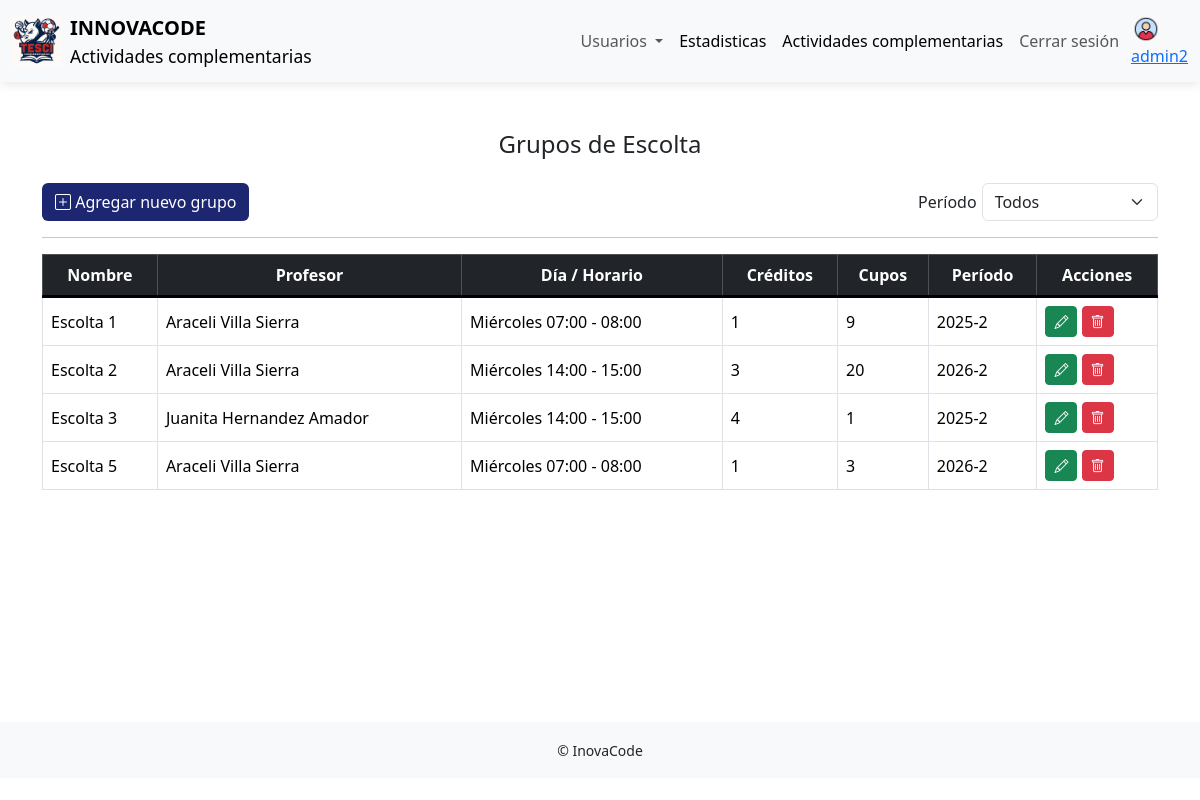
The page /inovacode/administrador/ver-complementarias.php?ID=29&Nombre=Escolta (signed in) on the database its author committed.
### tables this page shows
CREATE TABLE `complementarias` (
  `id_complementaria` int(11) NOT NULL,
  `nombre` varchar(200) NOT NULL,
  `descripcion` varchar(500) NOT NULL,
  `imagen` varchar(500) NOT NULL
);

CREATE TABLE `grupos` (
  `id_grupo` int(11) NOT NULL,
  `id_complementaria` int(11) NOT NULL,
  `nombre` varchar(255) NOT NULL,
  `cupos_disponibles` int(11) NOT NULL,
  `creditos` int(11) NOT NULL,
  `id_profesor` int(11) DEFAULT NULL,
  `id_periodo` int(11) NOT NULL,
  `id_estado` int(11) NOT NULL
);

CREATE TABLE `periodo` (
  `id_periodo` int(11) NOT NULL,
  `periodo` varchar(10) NOT NULL
);

### inovacode/php/peticiones/peticiones-ver-complementarias.php (called while the page is built, shortened)
<?php
function obtener_complementaria($id_complementaria)
{
    $id = $id_complementaria;
    $C = conectar();
    $sql = "SELECT nombre, id_complementaria FROM complementarias WHERE id_complementaria = $id";
    $resultado = $C->query($sql);
    return $resultado;
}

### inovacode/php/crud-grupos/ver-grupos.php (called while the page is built, shortened)
<?php
function consultar_grupos($id_complementaria)
{
    $C = conectar();
    $id=$id_complementaria;
    $consulta = "
        SELECT
            grupos.id_grupo AS id_grupo,
            grupos.nombre AS nombre_grupo,
            profesores.id_profesor,
            profesores.nombre AS nombre_profesor,
            profesores.apellido_paterno,
            profesores.apellido_materno,
            grupos.cupos_disponibles,
            grupos.creditos,
            dia.dia,
            horarios.id_horario,
            horarios.hora_inicio,
            horarios.hora_fin,
            periodo.id_periodo,
            periodo.periodo
        FROM grupos
        LEFT JOIN profesores
            ON grupos.id_profesor = profesores.id_profesor
        LEFT JOIN periodo
        	ON grupos.id_periodo =periodo.id_periodo
        LEFT JOIN horarios
            ON grupos.id_grupo = horarios.id_grupo
        LEFT JOIN dia
            ON horarios.id_dia = dia.id_dia
        WHERE id_complementaria = $id
        ORDER BY grupos.id_grupo
    ";
    $res = $C->query($consulta);
    return $res;
}

### inovacode/administrador/ver-complementarias.php (the view, shortened to what this page needs)
<?php
$usuario = $_SESSION['admin_usuario'];
?>
<!DOCTYPE html>
<html lang="es">
<head>
    <link href="https://cdn.jsdelivr.net/npm/bootstrap@5.3.8/dist/css/bootstrap.min.css" rel="stylesheet">
    <link href="https://cdn.jsdelivr.net/npm/bootstrap-icons@1.13.1/font/bootstrap-icons.min.css" rel="stylesheet">
    <link rel="stylesheet" href="../css/estilos.css">
</head>
<body>
    <nav class="navbar navbar-expand-lg bg-body-tertiary ">
        <div class="container-fluid">
            <a class="navbar-brand d-flex align-items-center">
                <img src="../img/logo.jpeg" alt="Logo" width="50" height="50"
                    class="d-inline-block align-text-top me-2">
                <div class="d-flex flex-column">
                    <span class="fw-bold">INNOVACODE</span>
                    <small>Actividades complementarias</small>
                </div>
            </a>
            <div class="collapse navbar-collapse " id="navbarNav">
                <ul class="navbar-nav ms-auto me-1 ">
                    <li class="nav-item dropdown">
                        <a class="nav-link dropdown-toggle" href="#" role="button" data-bs-toggle="dropdown"
                            aria-expanded="false">
                            Usuarios
                        </a>
                    </li>
                    <li class="nav-item">
                        <a class="nav-link active" aria-current="page" href="#">Estadisticas</a>
                    </li>
                    <li class="nav-item">
                        <a class="nav-link active" aria-current="page" href="menu-administrador.php">Actividades
                            complementarias</a>
                    </li>
                    <li class="nav-item">
                        <a class="nav-link" href="../php/login/cerrar-sesion.php">Cerrar sesión</a>
                    </li>
                </ul>
                <a class=" d-flex flex-column p-0 " aria-disabled="true"><img src="../img/perfil.png" alt="Logo"
                        width="30" height="30" class="d-inline-block align-text-end d-none d-md-block"><?php echo $usuario; ?></a>
            </div>
        </div>
    </nav>
    <div class="container mt-5">
        <?php
        require "../php/peticiones/peticiones-ver-complementarias.php";
        $complementarias = obtener_complementaria($id);
        $p = $complementarias->fetch_assoc();
        ?>
        <div class="">
            <h4 class="text-center mb-4">Grupos de <?= $p['nombre']; ?></h4>
            <div class="acciones">
                <button class="btn btn-custom" data-bs-toggle="modal"
                    data-bs-target="#modalNuevoGrupo">
                    <i class="bi bi-plus-square"></i> Agregar nuevo grupo
                </button>
                <div class="filtro-periodo d-flex ">
                    <div>
                        <label for="periodo_filtro">Período</label>
                    </div>
                    <select name="periodo_filtro" id="periodo_filtro"
                        class="form-select"
                        onchange="recargar_tabla(this.value, <?php echo $id ?>)"
                        <?php
                        if (isset($_GET['periodo'])) {
                        ?>
                        data-periodo-seleccionado="<?php echo $_GET['periodo'] ?>">
                    <?php } else {
                    ?>
                        data-periodo-seleccionado="0">
                    <?php } ?>
                    <option value="0" id="option_periodo0">Todos</option>
                    </select>
                </div>
            </div>
            <hr>
            <?php
            require("../php/crud-grupos/ver-grupos.php");
            if (isset($_GET['periodo'])) {
                $resultado = consultar_grupos_con_periodo($id, $_GET['periodo']);
            } else {
                $resultado = consultar_grupos($_GET['ID']);
            }
            $grupos = [];
            while ($fila = $resultado->fetch_assoc()) {
                $id_grupo = $fila['id_grupo'];
                if (!isset($grupos[$id])) {
                    $grupos[$id_grupo] = [
                        'id_grupo' => $fila['id_grupo'],
                        'nombre_grupo' => $fila['nombre_grupo'],
                        'id_profesor' => $fila['id_profesor'],
                        'profesor' => $fila['nombre_profesor'] . ' ' .
                            $fila['apellido_paterno'] . ' ' .
                            $fila['apellido_materno'],
                        'cupos' => $fila['cupos_disponibles'],
                        'creditos' => $fila['creditos'],
                        'id_periodo' => $fila['id_periodo'],
                        'periodo' => $fila['periodo'],
                        'horarios' => []
                    ];
                }
                $grupos[$id_grupo]['horarios'][] =
                    $fila['dia'] . ' ' .
                    $fila['hora_inicio'] . ' - ' .
                    $fila['hora_fin'];
            }
            ?>
            <table class="table table-bordered mt-3">
                <thead class="table-dark">
                    <tr>
                        <th>Nombre</th>
                        <th>Profesor</th>
                        <th>Día / Horario</th>
                        <th>Créditos</th>
                        <th>Cupos</th>
                        <th>Período</th>
                        <th>Acciones</th>
                    </tr>
                </thead>
                <tbody>
                    <?php foreach ($grupos as $g) { ?>
                        <tr>
                            <td><?= $g['nombre_grupo']; ?></td>
                            <td><?= $g['profesor']; ?></td>
                            <td>
                                <?php foreach ($g['horarios'] as $h) { ?>
                                    <?= $h ?><br>
                                <?php } ?>
                            </td>
                            <td><?= $g['creditos']; ?></td>
                            <td><?= $g['cupos']; ?></td>
                            <td><?= $g['periodo']; ?></td>
                            <td>
                                <button
                                    class="btn btn-success btn-sm"
                                    data-bs-toggle="modal"
                                    data-bs-target="#modalEditarGrupo"
                                    data-id-grupo="<?= $g['id_grupo'] ?>"
                                    data-nombre="<?= $g['nombre_grupo'] ?>"
                                    data-profesor="<?= $g['id_profesor'] ?>"
                                    data-creditos="<?= $g['creditos'] ?>"
                                    data-cupos="<?= $g['cupos']  ?>"
                                    data-periodo="<?= $g['id_periodo'] ?>">
                                    <i class="bi bi-pencil"></i>
                                </button>
                                <a href="../php/crud-grupos/eliminar-grupo.php?id_complementaria=<?php echo $_GET['ID']; ?>&id_grupo=<?= $g['id_grupo'] ?>" class="btn btn-danger btn-sm"><i class="bi bi-trash"></i></a>
                            </td>
                        </tr>
                    <?php } ?>
                </tbody>
            </table>
        </div>
    </div>
    <br><br>
    <br><br><br><br><br>
    <footer class="bg-light py-3 mt-5">
        <div class="container text-center">
            <small>&copy; InovaCode</small>
        </div>
    </footer>
</body>
</html>

### inovacode/css/estilos.css (style rules this page uses)
.navbar { box-shadow: 0 2px 10px rgba(0, 0, 0, 0.1); }
.btn-custom { background-color: #1d2671; color: white; transition: 0.3s; }
.table thead th { border-bottom: 3px solid #000; text-align: center; }
.table tbody td { vertical-align: middle; }

### inovacode/administrador/ver-complementarias.php (style rules this page uses)
.acciones { display: flex; justify-content: space-between; }
.filtro-periodo { width: 15rem; }
.filtro-periodo div { display: flex; flex-direction: column; justify-content: center; margin-right: 5px; }

### rows shown on the page
complementarias: nombre "Escolta"
grupos: nombre "Escolta 1", profesor "Araceli Villa Sierra", h "Miércoles 07:00 - 08:00", creditos "1", cupos_disponibles "9", id_periodo.periodo "2025-2"
grupos: nombre "Escolta 3", profesor "Juanita Hernandez Amador", h "Miércoles 14:00 - 15:00", creditos "4", cupos_disponibles "1", id_periodo.periodo "2025-2"
grupos: nombre "Escolta 5", profesor "Araceli Villa Sierra", h "Miércoles 07:00 - 08:00", creditos "1", cupos_disponibles "3", id_periodo.periodo "2026-2"

### other values the page prints
$usuario "admin2"
$g['nombre_grupo'] "Escolta 2"
$g['profesor'] "Araceli Villa Sierra"
$h "Miércoles 14:00 - 15:00"
$g['creditos'] "3"
$g['cupos'] "20"
$g['periodo'] "2026-2"
